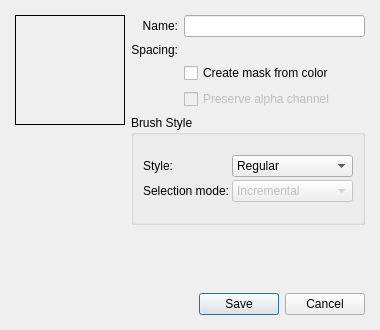
<?xml version="1.0" encoding="UTF-8"?>
<ui version="4.0">
 <author>
    SPDX-FileCopyrightText: none
    SPDX-License-Identifier: GPL-3.0-or-later
  </author>
 <class>KisWdgCustomBrush</class>
 <widget class="QDialog" name="KisWdgCustomBrush">
  <property name="geometry">
   <rect>
    <x>0</x>
    <y>0</y>
    <width>380</width>
    <height>330</height>
   </rect>
  </property>
  <layout class="QHBoxLayout" name="horizontalLayout_2">
   <property name="spacing">
    <number>6</number>
   </property>
   <property name="leftMargin">
    <number>15</number>
   </property>
   <property name="topMargin">
    <number>15</number>
   </property>
   <property name="rightMargin">
    <number>15</number>
   </property>
   <property name="bottomMargin">
    <number>15</number>
   </property>
   <item>
    <layout class="QVBoxLayout" name="verticalLayout_2">
     <item>
      <widget class="QLabel" name="preview">
       <property name="sizePolicy">
        <sizepolicy hsizetype="Fixed" vsizetype="Fixed">
         <horstretch>0</horstretch>
         <verstretch>0</verstretch>
        </sizepolicy>
       </property>
       <property name="minimumSize">
        <size>
         <width>110</width>
         <height>110</height>
        </size>
       </property>
       <property name="frameShape">
        <enum>QFrame::Box</enum>
       </property>
       <property name="text">
        <string/>
       </property>
      </widget>
     </item>
     <item>
      <spacer name="verticalSpacer_2">
       <property name="orientation">
        <enum>Qt::Vertical</enum>
       </property>
       <property name="sizeHint" stdset="0">
        <size>
         <width>20</width>
         <height>40</height>
        </size>
       </property>
      </spacer>
     </item>
    </layout>
   </item>
   <item>
    <layout class="QVBoxLayout" name="verticalLayout">
     <item>
      <layout class="QGridLayout" name="gridLayout">
       <item row="1" column="1">
        <widget class="KisSpacingSelectionWidget" name="spacingWidget" native="true"/>
       </item>
       <item row="1" column="0">
        <widget class="QLabel" name="spacingLbl">
         <property name="text">
          <string>Spacing:</string>
         </property>
         <property name="alignment">
          <set>Qt::AlignRight|Qt::AlignTrailing|Qt::AlignVCenter</set>
         </property>
        </widget>
       </item>
       <item row="2" column="1">
        <widget class="QCheckBox" name="colorAsMask">
         <property name="text">
          <string>Create mask from color</string>
         </property>
        </widget>
       </item>
       <item row="0" column="0">
        <widget class="QLabel" name="brushNameLbl">
         <property name="text">
          <string>Name:</string>
         </property>
         <property name="alignment">
          <set>Qt::AlignRight|Qt::AlignTrailing|Qt::AlignVCenter</set>
         </property>
        </widget>
       </item>
       <item row="0" column="1">
        <widget class="QLineEdit" name="nameLineEdit"/>
       </item>
       <item row="3" column="1">
        <widget class="QCheckBox" name="preserveAlpha">
         <property name="enabled">
          <bool>false</bool>
         </property>
         <property name="text">
          <string>Preserve alpha channel</string>
         </property>
        </widget>
       </item>
      </layout>
     </item>
     <item>
      <widget class="QGroupBox" name="groupBox">
       <property name="minimumSize">
        <size>
         <width>0</width>
         <height>110</height>
        </size>
       </property>
       <property name="title">
        <string>Brush Style</string>
       </property>
       <property name="checkable">
        <bool>false</bool>
       </property>
       <layout class="QGridLayout" name="gridLayout_3">
        <item row="0" column="0">
         <layout class="QGridLayout" name="gridLayout_2">
          <property name="spacing">
           <number>3</number>
          </property>
          <item row="0" column="0">
           <widget class="QLabel" name="textLabel2">
            <property name="sizePolicy">
             <sizepolicy hsizetype="Fixed" vsizetype="Preferred">
              <horstretch>0</horstretch>
              <verstretch>0</verstretch>
             </sizepolicy>
            </property>
            <property name="text">
             <string>Style:</string>
            </property>
            <property name="alignment">
             <set>Qt::AlignRight|Qt::AlignTrailing|Qt::AlignVCenter</set>
            </property>
           </widget>
          </item>
          <item row="0" column="1">
           <widget class="QComboBox" name="brushStyle">
            <property name="sizePolicy">
             <sizepolicy hsizetype="MinimumExpanding" vsizetype="Fixed">
              <horstretch>0</horstretch>
              <verstretch>0</verstretch>
             </sizepolicy>
            </property>
            <item>
             <property name="text">
              <string>Regular</string>
             </property>
            </item>
            <item>
             <property name="text">
              <string>Animated</string>
             </property>
            </item>
           </widget>
          </item>
          <item row="1" column="0">
           <widget class="QLabel" name="textLabel3">
            <property name="sizePolicy">
             <sizepolicy hsizetype="Fixed" vsizetype="Preferred">
              <horstretch>0</horstretch>
              <verstretch>0</verstretch>
             </sizepolicy>
            </property>
            <property name="text">
             <string>Selection mode:</string>
            </property>
            <property name="alignment">
             <set>Qt::AlignRight|Qt::AlignTrailing|Qt::AlignVCenter</set>
            </property>
           </widget>
          </item>
          <item row="1" column="1">
           <widget class="QComboBox" name="comboBox2">
            <property name="enabled">
             <bool>false</bool>
            </property>
            <property name="sizePolicy">
             <sizepolicy hsizetype="MinimumExpanding" vsizetype="Fixed">
              <horstretch>0</horstretch>
              <verstretch>0</verstretch>
             </sizepolicy>
            </property>
            <property name="currentIndex">
             <number>2</number>
            </property>
            <item>
             <property name="text">
              <string>Constant</string>
             </property>
            </item>
            <item>
             <property name="text">
              <string>Random</string>
             </property>
            </item>
            <item>
             <property name="text">
              <string>Incremental</string>
             </property>
            </item>
            <item>
             <property name="text">
              <string>Pressure</string>
             </property>
            </item>
            <item>
             <property name="text">
              <string>Angular</string>
             </property>
            </item>
           </widget>
          </item>
         </layout>
        </item>
       </layout>
      </widget>
     </item>
     <item>
      <spacer name="verticalSpacer">
       <property name="orientation">
        <enum>Qt::Vertical</enum>
       </property>
       <property name="sizeHint" stdset="0">
        <size>
         <width>20</width>
         <height>40</height>
        </size>
       </property>
      </spacer>
     </item>
     <item>
      <layout class="QHBoxLayout" name="horizontalLayout">
       <item>
        <spacer name="horizontalSpacer">
         <property name="orientation">
          <enum>Qt::Horizontal</enum>
         </property>
         <property name="sizeHint" stdset="0">
          <size>
           <width>40</width>
           <height>20</height>
          </size>
         </property>
        </spacer>
       </item>
       <item>
        <widget class="QDialogButtonBox" name="buttonBox">
         <property name="orientation">
          <enum>Qt::Horizontal</enum>
         </property>
         <property name="standardButtons">
          <set>QDialogButtonBox::Cancel|QDialogButtonBox::Save</set>
         </property>
        </widget>
       </item>
      </layout>
     </item>
    </layout>
   </item>
  </layout>
 </widget>
 <customwidgets>
  <customwidget>
   <class>KisSpacingSelectionWidget</class>
   <extends>QWidget</extends>
   <header>kis_spacing_selection_widget.h</header>
   <container>1</container>
  </customwidget>
 </customwidgets>
 <resources/>
 <connections>
  <connection>
   <sender>buttonBox</sender>
   <signal>accepted()</signal>
   <receiver>KisWdgCustomBrush</receiver>
   <slot>accept()</slot>
   <hints>
    <hint type="sourcelabel">
     <x>20</x>
     <y>20</y>
    </hint>
    <hint type="destinationlabel">
     <x>20</x>
     <y>20</y>
    </hint>
   </hints>
  </connection>
  <connection>
   <sender>buttonBox</sender>
   <signal>rejected()</signal>
   <receiver>KisWdgCustomBrush</receiver>
   <slot>reject()</slot>
   <hints>
    <hint type="sourcelabel">
     <x>20</x>
     <y>20</y>
    </hint>
    <hint type="destinationlabel">
     <x>20</x>
     <y>20</y>
    </hint>
   </hints>
  </connection>
 </connections>
</ui>
